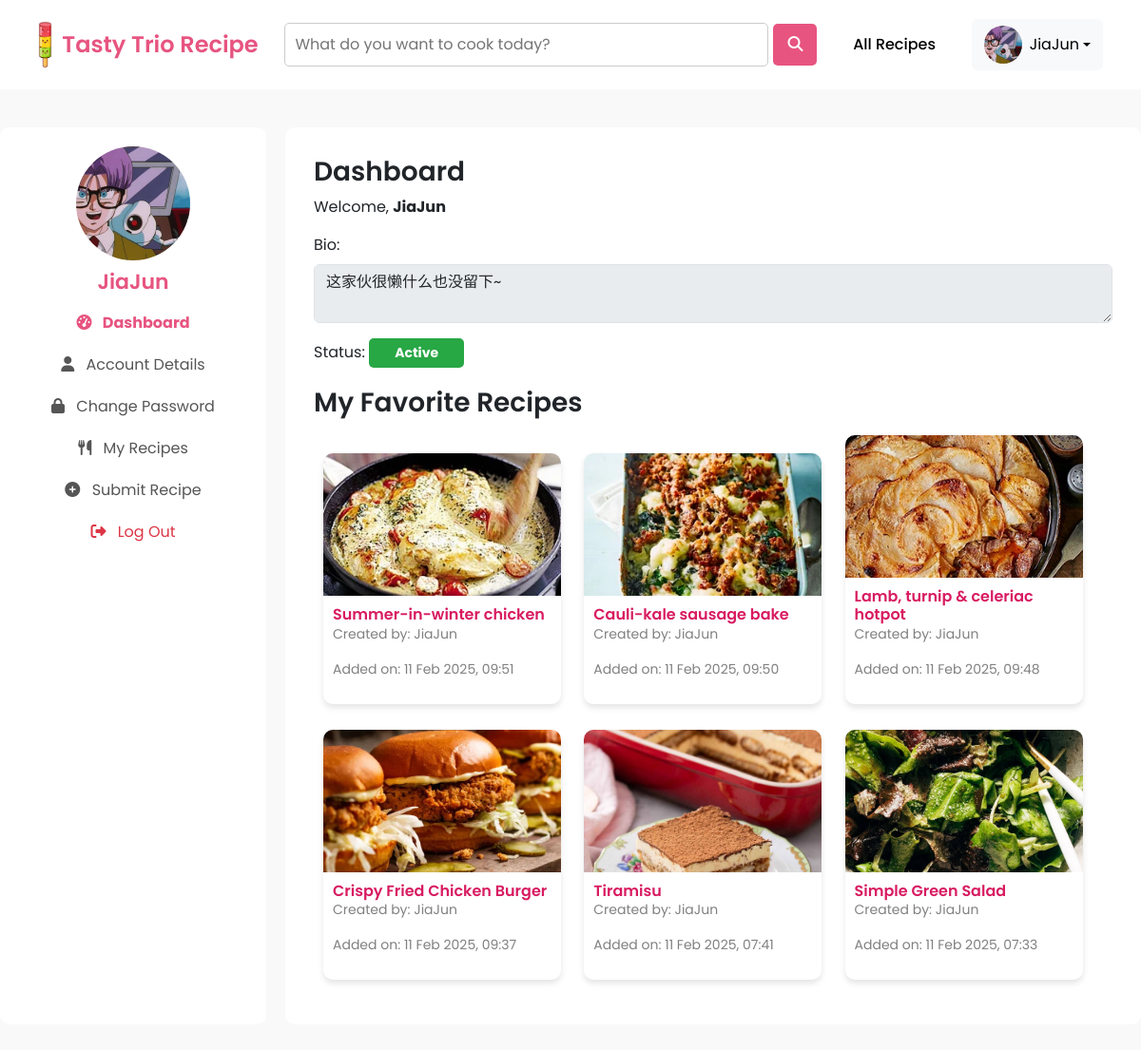
The app's page /profile-dashboard.php (signed in) with its own data.
### tables this page shows
CREATE TABLE `registered_user` (
  `userID` int(11) NOT NULL,
  `userImg` varchar(255) DEFAULT NULL,
  `userName` varchar(255) NOT NULL,
  `userEmail` varchar(255) NOT NULL,
  `userPass` varchar(255) NOT NULL,
  `userBio` text DEFAULT NULL,
  `favID` int(11) DEFAULT NULL,
  `reset_token` varchar(255) DEFAULT NULL,
  `userStatus` enum('Active','Inactive','Banned') NOT NULL DEFAULT 'Active'
);

CREATE TABLE `recipe` (
  `recipeID` int(11) NOT NULL,
  `recipeImg` varchar(255) DEFAULT NULL,
  `recipeName` varchar(255) NOT NULL,
  `recipeIngred` text NOT NULL,
  `recipeDesc` text NOT NULL,
  `recipeDate` timestamp NOT NULL DEFAULT current_timestamp(),
  `recipeStatus` enum('Pending','Approved','Rejected','Re-Submitted') NOT NULL,
  `remark` text DEFAULT NULL,
  `userID` int(11) DEFAULT NULL,
  `diffID` int(11) DEFAULT NULL,
  `typeID` int(11) DEFAULT NULL
);

### profile-dashboard.php (the view, shortened to what this page needs)
<?php
include 'db.php';
if (!isset($_SESSION['userID'])) {
    $userImg = 'uploads/default.png';
    $userName = 'Guest';
    $userEmail = '';
    $userBio = '';
    $userStatus = '';
    $userNotLoggedIn = true;
} else {
    $userID = $_SESSION['userID'];
    $userNotLoggedIn = false;
    $query = "SELECT userImg, userName, userEmail, userBio, userStatus FROM registered_user WHERE userID = ?";
    $stmt = $conn->prepare($query);
    if ($stmt) {
        $stmt->bind_param("i", $userID);
        if ($stmt->execute()) {
            $result = $stmt->get_result();
            if ($result->num_rows > 0) {
                $userData = $result->fetch_assoc();
                $userImg = $userData['userImg'];
                $userName = $userData['userName'];
                $userBio = $userData['userBio'];
                $userStatus = $userData['userStatus'];
            }
        }
    }
    $favQuery = "SELECT r.recipeID, r.recipeImg, r.recipeName, r.recipeDate, u.userName AS creatorName
                FROM favorite f
                JOIN recipe r ON f.recipeID = r.recipeID
                JOIN registered_user u ON r.userID = u.userID
                WHERE f.userID = ?
                ORDER BY r.recipeDate DESC";
    $favStmt = $conn->prepare($favQuery);
    if ($favStmt) {
        $favStmt->bind_param("i", $userID);
        $favStmt->execute();
        $favResult = $favStmt->get_result();
    }
}
?>
<!DOCTYPE html>
<html lang="en">
<head>
    <link rel="stylesheet" href="https://cdn.jsdelivr.net/npm/bootstrap@5.3.0/dist/css/bootstrap.min.css">
    <link rel="stylesheet" href="https://cdnjs.cloudflare.com/ajax/libs/font-awesome/6.4.2/css/all.min.css">
</head>
<body>
<?php include('header.php'); ?>
<?php if ($userNotLoggedIn): ?>
    <div class="modal fade" id="loginModal" tabindex="-1" aria-labelledby="loginModalLabel" aria-hidden="true">
        <div class="modal-dialog modal-dialog-centered">
            <div class="modal-content">
                <div class="modal-header">
                    <h5 class="modal-title">Login Required</h5>
                </div>
                <div class="modal-body">
                    <p>You need to log in to access the **Profile Page**.</p>
                </div>
                <div class="modal-footer">
                    <button type="button" class="btn btn-secondary" onclick="window.location.href='home.php'">Back to Home</button>
                    <button type="button" class="btn btn-primary" onclick="window.location.href='index.php'">Login Now</button>
                </div>
            </div>
        </div>
    </div>
    <script>
        $(document).ready(function() {
            $("#loginModal").modal('show');
        });
    </script>
<?php else: ?>
<div class="profile-container">
    <div class="sidebar">
        <img src="<?php echo htmlspecialchars($userImg); ?>" alt="Profile Picture">
        <h2><?php echo htmlspecialchars($userName); ?></h2>
        <a href="profile-dashboard.php" class="active-link"><i class="fas fa-tachometer-alt"></i> Dashboard</a>
        <a href="profile.php"><i class="fas fa-user"></i> Account Details</a>
        <a href="change-password.php"><i class="fas fa-lock"></i> Change Password</a>
        <a href="user_recipe.php"><i class="fas fa-utensils"></i> My Recipes</a>
        <a href="addRecipe.php"><i class="fas fa-plus-circle"></i> Submit Recipe</a>
        <a href="logout.php" class="text-danger"><i class="fas fa-sign-out-alt"></i> Log Out</a>
    </div>
    <div class="content">
        <h3>Dashboard</h3>
        <p>Welcome, <strong><?php echo htmlspecialchars($userName); ?></strong></p>
        <div class="mb-3">
            <label class="form-label">Bio:</label>
            <textarea class="form-control" disabled><?php echo htmlspecialchars($userBio); ?></textarea>
        </div>
        <div class="mb-3">
            <label class="form-label">Status:</label>
            <div class="status-container <?php echo ($userStatus === 'Active') ? 'status-active' : 'status-banned'; ?>">
                <?php echo htmlspecialchars($userStatus); ?>
            </div>
        </div>
        <h3>My Favorite Recipes</h3>
        <div class="recipes">
            <?php if ($favResult->num_rows > 0): ?>
                <?php while ($row = $favResult->fetch_assoc()): ?>
                    <div class="recipe-card">
                        <img src="<?= htmlspecialchars($row['recipeImg']) ?>" alt="<?= htmlspecialchars($row['recipeName']) ?>">
                        <div class="recipe-content">
                            <h4 class="recipe-title">
                                <a href="user_recipe_details.php?id=<?= $row['recipeID'] ?>">
                                    <?= htmlspecialchars($row['recipeName']) ?>
                                </a>
                            </h4>
                            <p class="recipe-meta">Created by: <?= htmlspecialchars($row['creatorName']) ?></p>
                            <p class="recipe-meta">Added on: <?= htmlspecialchars(date("d M Y, H:i", strtotime($row['recipeDate']))) ?></p>
                        </div>
                    </div>
                <?php endwhile; ?>
            <?php else: ?>
                <p>No favorite recipes added yet.</p>
            <?php endif; ?>
        </div>
    </div>
</div>
<?php endif; ?>
</body>
</html>

### header.php (shortened to what this page needs)
<!DOCTYPE html>
<html lang="en">
<head>
</head>
<body>
<header>
    <div class="logo-title">
        <img src="assets/pic/TastyTrioLogo.png" alt="Logo">
        <a href="home.php"><h1>Tasty Trio Recipe</h1></a>
    </div>
    <form action="searchRecipe.php" method="GET" class="search-bar">
        <input type="text" name="query" placeholder="What do you want to cook today?" required>
        <button type="submit"><i class="fas fa-search"></i></button>
    </form>
    <nav class="navbar">
        <a href="eRecipeList.php"> All Recipes</a>
    </nav>
    <div class="profile-dropdown">
        <button class="btn btn-light dropdown-toggle d-flex align-items-center" type="button" id="dropdownMenuButton" data-bs-toggle="dropdown" aria-expanded="false">
            <img src="<?php echo htmlspecialchars($userImg); ?>" alt="Profile">
            <span class="ms-2"><?php echo htmlspecialchars($userName); ?></span>
        </button>
    </div>
</header>
</body>
</html>

### profile-dashboard.php (style rules this page uses)
body { font-family: 'Poppins', sans-serif; background-color: #f9f9f9; }
.active-link { color: #E75480 !important; font-weight: bold; }
.profile-container { display: flex; max-width: 1200px; margin: 40px auto; }
.sidebar { width: 280px; background: white; padding: 20px; border-radius: 10px; text-align: center; }
.sidebar img { width: 120px; height: 120px; border-radius: 50%; object-fit: cover; margin-bottom: 10px; }
.sidebar h2 { color: #E75480; font-size: 22px; font-weight: 600; }
.sidebar a { display: block; padding: 10px; color: #555; text-decoration: none; transition: 0.3s; }
.sidebar a i { margin-right: 8px; }
.content { flex: 1; background: white; padding: 30px; border-radius: 10px; margin-left: 20px; }
.content h3 { font-weight: 600; }
.recipe-card { background-color: white; border-radius: 10px; overflow: hidden; box-shadow: 0 4px 6px rgba(0, 0, 0, 0.1); transition: transform 0.3s ease; width: 250px; margin: 10px; display: inline-block; }
.recipe-card img { width: 100%; height: 150px; object-fit: cover; }
.recipe-content { padding: 10px; }
.recipe-title { font-size: 16px; font-weight: 600; margin: 0; }
.recipe-title a { text-decoration: none; color: #D81B60; transition: 0.3s; }
.recipe-meta { font-size: 14px; color: gray; }
.status-container { display: inline-block; padding: 5px 15px; font-size: 14px; font-weight: bold; text-align: center; border-radius: 5px; color: white; min-width: 100px; }
.status-active { background-color: #28a745; }

### header.php (style rules this page uses)
body { font-family: 'Poppins', sans-serif; margin: 0; padding: 0; background-color: #f9f9f9; }
header { display: flex; justify-content: space-between; align-items: center; padding: 20px 40px; background-color: white; }
.logo-title { display: flex; align-items: center; }
.logo-title img { height: 50px; margin-right: 10px; }
.logo-title a { text-decoration: none; }
.logo-title h1 { font-size: 24px; font-weight: 600; margin: 0; color: #E75480; }
.search-bar { display: flex; align-items: center; width: 50%; }
.search-bar input { flex-grow: 1; padding: 10px; border: 1px solid #ccc; border-radius: 5px; font-family: 'Poppins', sans-serif; }
.search-bar button { background-color: #E75480; color: white; border: none; padding: 10px 15px; border-radius: 5px; cursor: pointer; margin-left: 5px; }
.navbar { display: flex; gap: 20px; }
.navbar a { text-decoration: none; color: black; font-weight: 500; padding: 5px 10px; transition: color 0.3s ease, border-bottom 0.3s ease; }
.profile-dropdown { position: relative; display: inline-block; }
.profile-dropdown img { width: 40px; height: 40px; border-radius: 50%; object-fit: cover; cursor: pointer; }

### records on screen
registered_user: userImg (picture), userName "JiaJun", userBio "这家伙很懒什么也没留下~", userStatus "Active"
recipe: recipeImg (picture), recipeName "Summer-in-winter chicken", userID.userName "JiaJun", recipeDate "11 Feb 2025, 09:51"
recipe: recipeImg (picture), recipeName "Cauli-kale sausage bake", userID.userName "JiaJun", recipeDate "11 Feb 2025, 09:50"
recipe: recipeImg (picture), recipeName "Lamb, turnip & celeriac hotpot", userID.userName "JiaJun", recipeDate "11 Feb 2025, 09:48"
recipe: recipeImg (picture), recipeName "Crispy Fried Chicken Burger", userID.userName "JiaJun", recipeDate "11 Feb 2025, 09:37"
recipe: recipeImg (picture), recipeName "Tiramisu", userID.userName "JiaJun", recipeDate "11 Feb 2025, 07:41"
recipe: recipeImg (picture), recipeName "Simple Green Salad", userID.userName "JiaJun", recipeDate "11 Feb 2025, 07:33"
